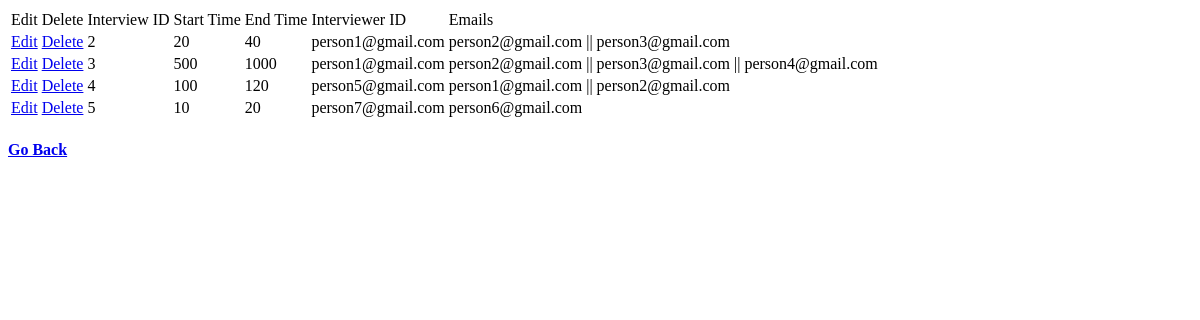
Page /viewList on the earlier database version.
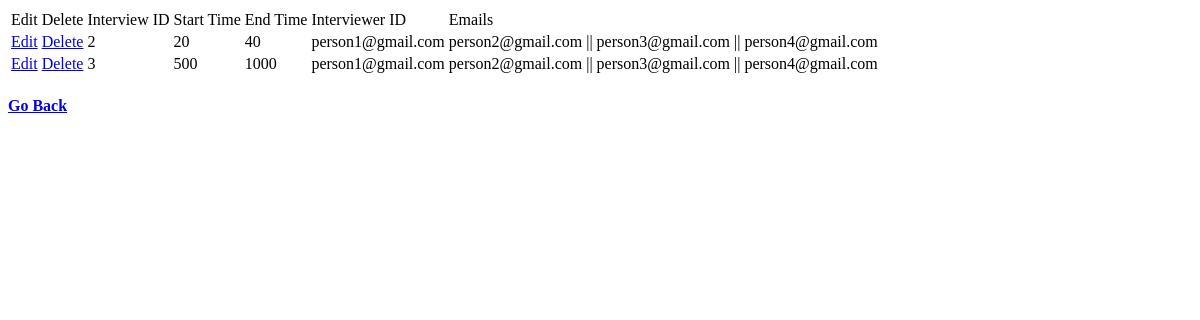
Same page on the later database version.
### tables this page shows
CREATE TABLE "interview" (
	"interview_id"	INTEGER,
	"start_time"	INTEGER NOT NULL,
	"end_time"	INTEGER NOT NULL,
	"interviewer_id"	TEXT NOT NULL,
	PRIMARY KEY("interview_id" AUTOINCREMENT)
);

### app.py (the view)
@app.route('/viewList')
def viewList():
    con = sql.connect('database.db')
    con.row_factory = dict_factory
    curr = con.cursor()
    curr.execute("SELECT * FROM interview")
    rows = curr.fetchall()
    con.close()
    for i in range(len(rows)):
        row = rows[i]
        email_id = candidates_from_interview_id(row['interview_id'])
        print(email_id)
        email_id = '  ||  '.join(email_id)
        print(email_id)
        rows[i]['email'] = email_id
    return render_template('list.html', rows = rows)

### app.py (called while the page is built)
def dict_factory(cursor, row):
    d = {}
    for idx, col in enumerate(cursor.description):
        d[col[0]] = row[idx]
    return d

def candidates_from_interview_id(interview_id):
    cmd = "SELECT DISTINCT(T1.candidate_id) FROM candidates as T1 WHERE T1.interview_id = {}".format(interview_id)
    candidates = []
    with sql.connect('database.db') as con:
        con.row_factory = dict_factory
        curr = con.cursor()
        curr.execute(cmd)
        rows = curr.fetchall()
        candidates = [ x['candidate_id'] for x in rows]
    return candidates

### templates/list.html
<!DOCTYPE html>
<html>
    <body>
        <table>
            <thead>
                <td>Edit</td>
                <td>Delete</td>
                <td>Interview ID</td>
                <td>Start Time</td>
                <td>End Time</td>
                <td>Interviewer ID</td>
                <td>Emails</td>
            </thead>
            {% for row in rows %}
                <tr>
                    <td><a href = "/edit/{{row['interview_id']}}">Edit</a></td>
                    <td><a href = "/delete/{{row['interview_id']}}">Delete</a></td>
                    <td>{{row["interview_id"]}}</td>
                    <td>{{row["start_time"]}}</td>
                    <td>{{row["end_time"]}}</td>
                    <td>{{row["interviewer_id"]}}</td>
                    <td>{{row["email"]}}</td>
                </tr>
            {% endfor %}
        </table>
        <h4><a href="/">Go Back</a></h4>
    </body>
</html>

Differences in the rows shown:
removed interview: interview_id "4", start_time "100", end_time "120", interviewer_id "person5@gmail.com", email "person1@gmail.com || person2@gmail.com"
removed interview: interview_id "5", start_time "10", end_time "20", interviewer_id "person7@gmail.com", email "person6@gmail.com"
computed for interview id 2: email "person2@gmail.com || person3@gmail.com" → "person2@gmail.com || person3@gmail.com || person4@gmail.com"
